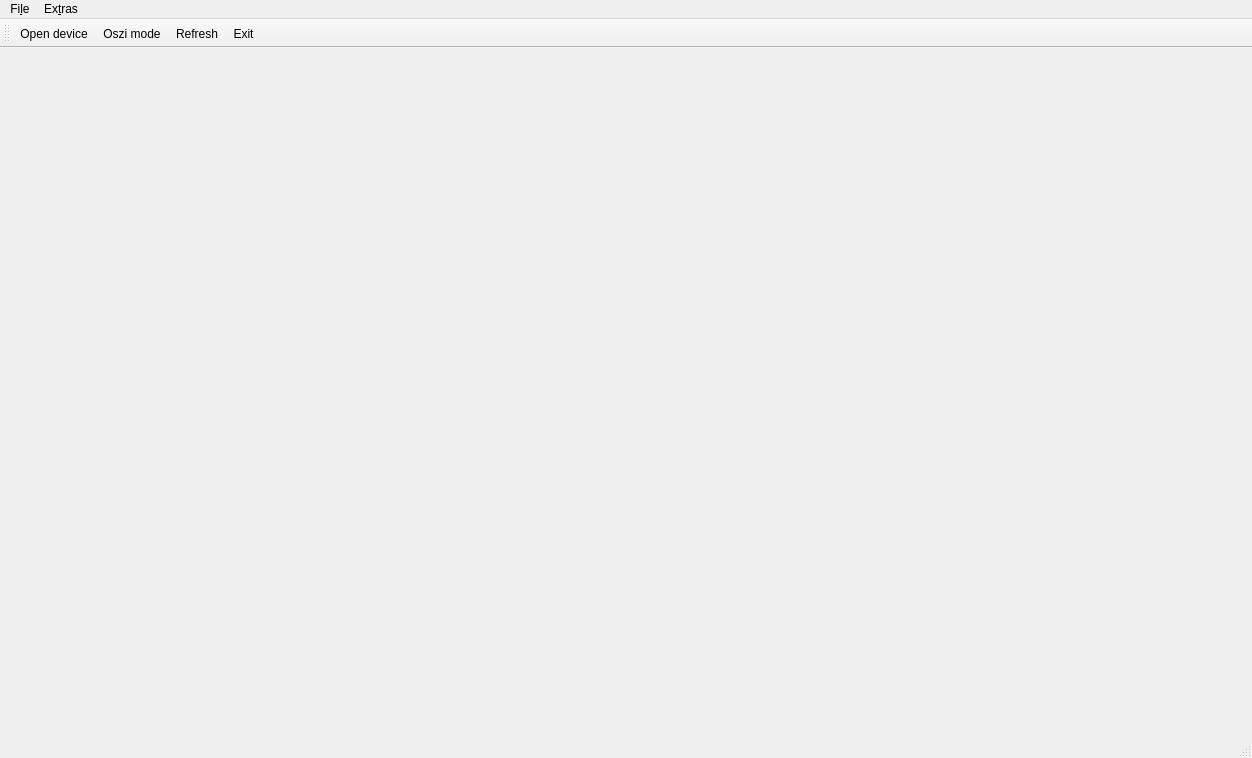
<?xml version="1.0" encoding="UTF-8"?>
<ui version="4.0">
 <class>MainWindow</class>
 <widget class="QMainWindow" name="MainWindow">
  <property name="geometry">
   <rect>
    <x>0</x>
    <y>0</y>
    <width>1252</width>
    <height>758</height>
   </rect>
  </property>
  <property name="windowTitle">
   <string>MainWindow</string>
  </property>
  <widget class="QWidget" name="centralWidget">
   <layout class="QGridLayout" name="gridLayout">
    <item row="0" column="0">
     <widget class="QCustomPlot" name="qplot" native="true"/>
    </item>
    <item row="1" column="0">
     <widget class="QCustomPlot" name="qplotfft" native="true"/>
    </item>
   </layout>
  </widget>
  <widget class="QMenuBar" name="menuBar">
   <property name="geometry">
    <rect>
     <x>0</x>
     <y>0</y>
     <width>1252</width>
     <height>19</height>
    </rect>
   </property>
   <widget class="QMenu" name="menuFile">
    <property name="title">
     <string>Fi&amp;le</string>
    </property>
    <addaction name="actionOpen_device"/>
    <addaction name="actionExit"/>
   </widget>
   <widget class="QMenu" name="menuExtras">
    <property name="title">
     <string>Ex&amp;tras</string>
    </property>
    <addaction name="actionOszi_mode"/>
    <addaction name="actionRefresh"/>
   </widget>
   <addaction name="menuFile"/>
   <addaction name="menuExtras"/>
  </widget>
  <widget class="QToolBar" name="mainToolBar">
   <attribute name="toolBarArea">
    <enum>TopToolBarArea</enum>
   </attribute>
   <attribute name="toolBarBreak">
    <bool>false</bool>
   </attribute>
   <addaction name="actionOpen_device"/>
   <addaction name="actionOszi_mode"/>
   <addaction name="actionRefresh"/>
   <addaction name="actionExit"/>
  </widget>
  <widget class="QStatusBar" name="statusBar"/>
  <action name="actionOpen_device">
   <property name="text">
    <string>Open device</string>
   </property>
   <property name="toolTip">
    <string>Open &amp;device</string>
   </property>
   <property name="shortcut">
    <string>Ctrl+D</string>
   </property>
  </action>
  <action name="actionOszi_mode">
   <property name="checkable">
    <bool>true</bool>
   </property>
   <property name="text">
    <string>Oszi mode</string>
   </property>
   <property name="toolTip">
    <string>&amp;Oszi mode</string>
   </property>
   <property name="shortcut">
    <string>Ctrl+O</string>
   </property>
  </action>
  <action name="actionRefresh">
   <property name="text">
    <string>Refresh</string>
   </property>
   <property name="shortcut">
    <string>Ctrl+R</string>
   </property>
  </action>
  <action name="actionExit">
   <property name="text">
    <string>Exit</string>
   </property>
   <property name="shortcut">
    <string>Ctrl+Q</string>
   </property>
  </action>
 </widget>
 <layoutdefault spacing="6" margin="11"/>
 <customwidgets>
  <customwidget>
   <class>QCustomPlot</class>
   <extends>QWidget</extends>
   <header>qcustomplot.h</header>
   <container>1</container>
  </customwidget>
 </customwidgets>
 <resources/>
 <connections/>
</ui>
